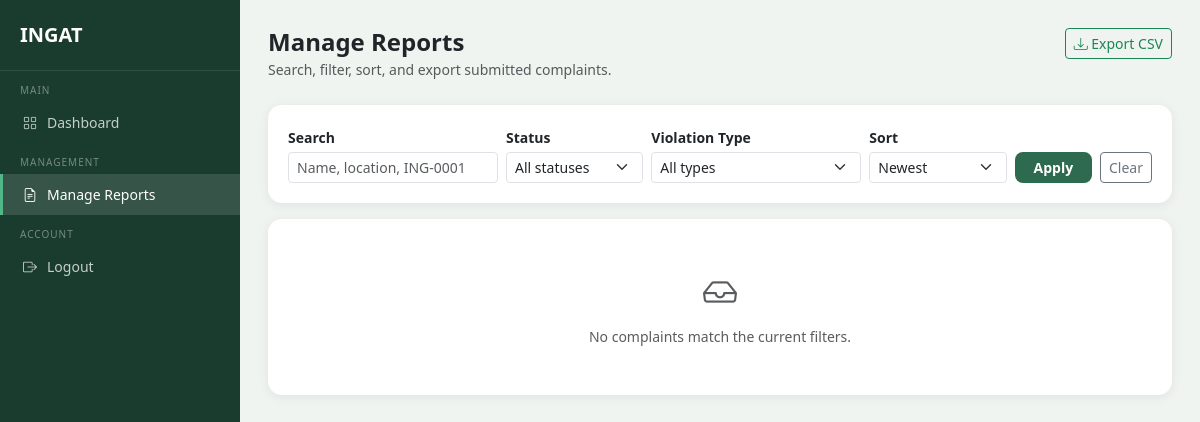
The app's page /admin/reports (signed in), older data.
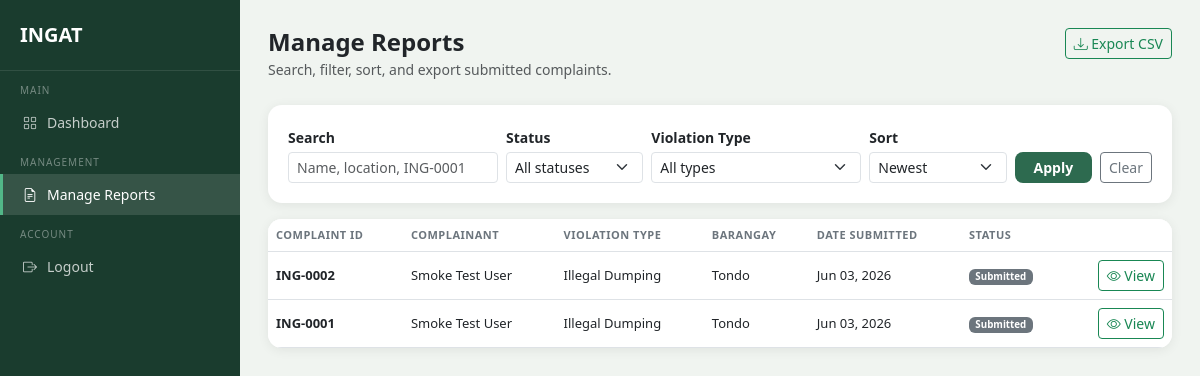
The same page, newer data.
### models.py (models this page shows, shortened)
class Complaint(db.Model):
    __tablename__ = 'complaints'
    id = db.Column(db.Integer, primary_key=True)
    user_id = db.Column(db.Integer, db.ForeignKey('users.id'), nullable=False)
    agency_id = db.Column(db.Integer, db.ForeignKey('agencies.id'), nullable=True)
    violation_type = db.Column(db.String(100), nullable=False)
    street_address = db.Column(db.String(255), nullable=False)
    barangay = db.Column(db.String(100), nullable=False)
    municipality = db.Column(db.String(100), nullable=False)
    date_incident = db.Column(db.Date, nullable=False)
    description = db.Column(db.Text, nullable=False)
    photo_path = db.Column(db.String(255), nullable=True)
    generated_letter = db.Column(db.Text, nullable=True)
    letter_generated = db.Column(db.Boolean, default=False)
    status = db.Column(db.String(50), default='Submitted')
    created_at = db.Column(db.DateTime, default=datetime.utcnow)
    status_history = db.relationship('StatusHistory', backref='complaint', lazy=True)

class User(db.Model, UserMixin):
    __tablename__ = 'users'
    id = db.Column(db.Integer, primary_key=True)
    full_name = db.Column(db.String(100), nullable=False)
    email = db.Column(db.String(120), unique=True, nullable=False)
    contact_number = db.Column(db.String(11), nullable=False)
    barangay = db.Column(db.String(100), nullable=False)
    municipality = db.Column(db.String(100), nullable=False)
    password_hash = db.Column(db.String(256), nullable=False)
    status = db.Column(db.String(20), default='active')
    email_notif = db.Column(db.Boolean, default=True)
    inapp_notif = db.Column(db.Boolean, default=True)
    created_at = db.Column(db.DateTime, default=datetime.utcnow)
    complaints = db.relationship('Complaint', backref='complainant', lazy=True)
    email_verifications = db.relationship('EmailVerification', backref='user', lazy=True)

### routes/admin_routes.py (the view)
@admin_bp.route('/reports')
@admin_required
def manage_reports():
    complaints = _filtered_complaints_query().all()
    return render_template(
        'admin/manage_reports.html',
        complaints=complaints,
        search=request.args.get('q', '').strip(),
        status_filter=request.args.get('status', '').strip(),
        violation_filter=request.args.get('violation_type', '').strip(),
        sort=request.args.get('sort', 'newest').strip(),
        statuses=STATUS_OPTIONS,
        violation_types=VIOLATION_TYPES,
    )

### routes/admin_routes.py (called while the page is built, shortened)
def _filtered_complaints_query():
    from models import Complaint, User
    search = request.args.get('q', '').strip()
    status_filter = request.args.get('status', '').strip()
    violation_filter = request.args.get('violation_type', '').strip()
    sort = request.args.get('sort', 'newest').strip()
    query = Complaint.query.join(User, Complaint.user_id == User.id)
    if status_filter:
        query = query.filter(Complaint.status == status_filter)
    if violation_filter:
        query = query.filter(Complaint.violation_type == violation_filter)
    if sort == 'oldest':
        query = query.order_by(Complaint.created_at.asc())
    elif sort == 'status':
        query = query.order_by(Complaint.status.asc(), Complaint.created_at.desc())
    else:
        query = query.order_by(Complaint.created_at.desc())
    return query

### routes/auth.py (called while the page is built)
def admin_required(fn):
    @login_required
    @wraps(fn)
    def wrapper(*args, **kwargs):
        from models import AdminUser
        if not isinstance(current_user, AdminUser):
            flash('Please log in as admin.', 'danger')
            return redirect(url_for('admin.admin_login'))
        return fn(*args, **kwargs)
    return wrapper

### templates/admin/manage_reports.html (shortened to what this page needs)
<!DOCTYPE html>
<html lang="en">
<head>
    <link href="https://cdn.jsdelivr.net/npm/bootstrap@5.3.0/dist/css/bootstrap.min.css" rel="stylesheet">
    <link href="https://cdn.jsdelivr.net/npm/bootstrap-icons@1.10.5/font/bootstrap-icons.css" rel="stylesheet">
</head>
<body>
<div class="sidebar">
    <a href="{{ url_for('admin.dashboard') }}" class="sidebar-brand">INGAT</a>
    <div class="sidebar-label">Main</div>
    <a href="{{ url_for('admin.dashboard') }}" class="sidebar-item">
        <i class="bi bi-grid"></i> Dashboard
    </a>
    <div class="sidebar-label">Management</div>
    <a href="{{ url_for('admin.manage_reports') }}" class="sidebar-item active">
        <i class="bi bi-file-earmark-text"></i> Manage Reports
    </a>
    <div class="sidebar-label">Account</div>
    <a href="{{ url_for('admin.logout') }}" class="sidebar-item">
        <i class="bi bi-box-arrow-right"></i> Logout
    </a>
</div>
<div class="main-content">
    <div class="d-flex justify-content-between align-items-start mb-4">
        <div>
            <h4 class="fw-bold mb-0">Manage Reports</h4>
            <small class="text-muted">Search, filter, sort, and export submitted complaints.</small>
        </div>
        <a href="{{ url_for('admin.export_reports_csv', q=search, status=status_filter, violation_type=violation_filter, sort=sort) }}"
           class="btn btn-outline-success btn-sm">
            <i class="bi bi-download"></i> Export CSV
        </a>
    </div>
    <div class="section-card mb-3">
        <form method="GET" action="{{ url_for('admin.manage_reports') }}" class="row g-2 align-items-end">
            <div class="col-md-3">
                <label class="form-label small fw-semibold mb-1">Search</label>
                <input type="text" name="q" class="form-control form-control-sm" value="{{ search }}"
                       placeholder="Name, location, ING-0001">
            </div>
            <div class="col-md-2">
                <label class="form-label small fw-semibold mb-1">Status</label>
                <select name="status" class="form-select form-select-sm">
                    <option value="">All statuses</option>
                </select>
            </div>
            <div class="col-md-3">
                <label class="form-label small fw-semibold mb-1">Violation Type</label>
                <select name="violation_type" class="form-select form-select-sm">
                    <option value="">All types</option>
                </select>
            </div>
            <div class="col-md-2">
                <label class="form-label small fw-semibold mb-1">Sort</label>
                <select name="sort" class="form-select form-select-sm">
                    <option value="newest" {% if sort == 'newest' %}selected{% endif %}>Newest</option>
                </select>
            </div>
            <div class="col-md-2 d-flex gap-2">
                <button type="submit" class="btn btn-ingat btn-sm flex-grow-1">Apply</button>
                <a href="{{ url_for('admin.manage_reports') }}" class="btn btn-outline-secondary btn-sm">Clear</a>
            </div>
        </form>
    </div>
    <div class="section-card p-0 overflow-hidden">
        {% if complaints %}
        <div class="table-responsive">
            <table class="table table-hover mb-0 align-middle">
                <thead class="bg-light">
                    <tr>
                        <th>Complaint ID</th>
                        <th>Complainant</th>
                        <th>Violation Type</th>
                        <th>Barangay</th>
                        <th>Date Submitted</th>
                        <th>Status</th>
                        <th></th>
                    </tr>
                </thead>
                <tbody>
                    {% for c in complaints %}
                    <tr>
                        <td class="fw-semibold">ING-{{ '%04d' % c.id }}</td>
                        <td>{{ c.complainant.full_name }}</td>
                        <td>{{ c.violation_type }}</td>
                        <td>{{ c.barangay }}</td>
                        <td>{{ c.created_at.strftime('%b %d, %Y') }}</td>
                        <td>
                            {% if c.status == 'Submitted' %}
                                <span class="badge badge-submitted">Submitted</span>
                            {% elif c.status == 'Under Review' %}
                                <span class="badge badge-review">Under Review</span>
                            {% elif c.status == 'Forwarded to Agency' %}
                                <span class="badge badge-forwarded">Forwarded</span>
                            {% elif c.status == 'Resolved' %}
                                <span class="badge badge-resolved">Resolved</span>
                            {% else %}
                                <span class="badge bg-secondary">{{ c.status }}</span>
                            {% endif %}
                        </td>
                        <td class="text-end">
                            <a href="{{ url_for('admin.report_detail', complaint_id=c.id) }}"
                               class="btn btn-sm btn-outline-success">
                                <i class="bi bi-eye"></i> View
                            </a>
                        </td>
                    </tr>
                    {% endfor %}
                </tbody>
            </table>
        </div>
        {% else %}
        <div class="text-center py-5 text-muted">
            <i class="bi bi-inbox" style="font-size: 34px;"></i>
            <p class="small mt-2 mb-0">No complaints match the current filters.</p>
        </div>
        {% endif %}
    </div>
</div>
</body>
</html>

### templates/admin/manage_reports.html (style rules this page uses)
body { background-color: #f0f4f0; font-family: 'Segoe UI', sans-serif; }
.sidebar { width: 240px; min-height: 100vh; background-color: #1A3C2E; position: fixed; top: 0; left: 0; padding-top: 20px; z-index: 100; }
.sidebar-brand { color: white; font-size: 20px; font-weight: 700; padding: 0 20px 20px; border-bottom: 1px solid rgba(255,255,255,.1); display: block; text-decoration: none; }
.sidebar-label { font-size: 10px; text-transform: uppercase; letter-spacing: 1px; color: rgba(255,255,255,.4); padding: 12px 20px 4px; }
.sidebar-item { display: flex; align-items: center; gap: 10px; padding: 10px 20px; color: rgba(255,255,255,.75); text-decoration: none; font-size: 14px; border-left: 3px solid transparent; }
.sidebar-item:hover, .sidebar-item.active { background: rgba(255,255,255,.12); color: white; border-left-color: #52B788; }
.main-content { margin-left: 240px; padding: 28px; }
.section-card { background: white; border-radius: 14px; padding: 20px; box-shadow: 0 2px 12px rgba(0,0,0,.07); }
.btn-ingat { background-color: #2D6A4F; color: #fff; border: none; border-radius: 8px; font-weight: 600; }
.table th { font-size: 11px; text-transform: uppercase; letter-spacing: .5px; color: #6c757d; }
.table td { font-size: 13px; vertical-align: middle; }
.badge-submitted { background: #6c757d; }

Row changes from the older to the newer data that the page shows:
added Complaint: id "0002", complainant.full_name "Smoke Test User", violation_type "Illegal Dumping", barangay "Tondo", created_at "Jun 03, 2026", status "Submitted"
added Complaint: id "0001", complainant.full_name "Smoke Test User", violation_type "Illegal Dumping", barangay "Tondo", created_at "Jun 03, 2026", status "Submitted"
Text that changed along with them:
text no longer shown: "No complaints match the current filters."
text now shown: "COMPLAINT ID COMPLAINANT VIOLATION TYPE BARANGAY DATE SUBMITTED STATUS"
